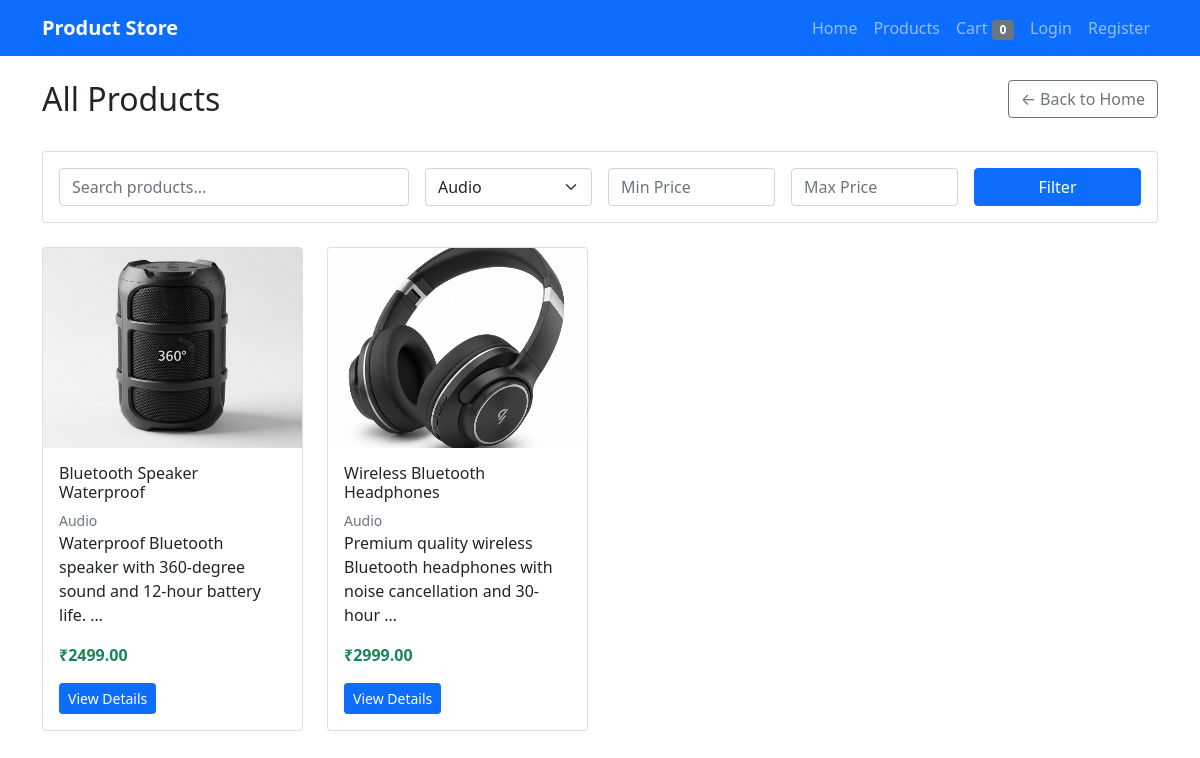
/products/?category=audio, run on the app's committed database.
### products/models.py (models this page shows, shortened)
class Product(models.Model):
    name = models.CharField(max_length=200)
    slug = models.SlugField(max_length=200, unique=True)
    description = models.TextField()
    price = models.DecimalField(max_digits=10, decimal_places=2)
    category = models.ForeignKey(Category, on_delete=models.CASCADE, related_name='products', null=True, blank=True)
    image = models.ImageField(upload_to='products/', blank=True, null=True)
    created_at = models.DateTimeField(auto_now_add=True)
    updated_at = models.DateTimeField(auto_now=True)
    class Meta:
        ordering = ['name']

class Category(models.Model):
    name = models.CharField(max_length=100)
    slug = models.SlugField(max_length=100, unique=True)
    description = models.TextField(blank=True)
    created_at = models.DateTimeField(auto_now_add=True)
    class Meta:
        verbose_name_plural = 'Categories'
        ordering = ['name']

### products/views.py (the view)
# urls.py: path('products/', views.product_list, name='product_list'),
def product_list(request):
    products = Product.objects.select_related('category').all()
    categories = Category.objects.all()
    search_query = request.GET.get('search', '')
    if search_query:
        products = products.filter(
            Q(name__icontains=search_query) |
            Q(description__icontains=search_query)
        )
    category_slug = request.GET.get('category', '')
    selected_category = None
    if category_slug:
        try:
            selected_category = Category.objects.get(slug=category_slug)
            products = products.filter(category=selected_category)
        except Category.DoesNotExist:
            pass
    min_price = request.GET.get('min_price', '')
    max_price = request.GET.get('max_price', '')
    if min_price:
        try:
            products = products.filter(price__gte=float(min_price))
        except ValueError:
            pass
    if max_price:
        try:
            products = products.filter(price__lte=float(max_price))
        except ValueError:
            pass
    paginator = Paginator(products, 8)  # Show 8 products per page
    page_number = request.GET.get('page')
    page_obj = paginator.get_page(page_number)
    context = {
        'page_obj': page_obj,
        'categories': categories,
        'selected_category': selected_category,
        'search_query': search_query,
        'min_price': min_price,
        'max_price': max_price,
    }
    return render(request, 'products/product_list.html', context)

### products/templates/products/product_list.html (shortened to what this page needs)
{% extends 'products/base.html' %}
{% block content %}
<div class="row mb-4">
    <div class="col-md-8">
        <h2>All Products</h2>
    </div>
    <div class="col-md-4 text-end">
        <a href="{% url 'home' %}" class="btn btn-outline-secondary">← Back to Home</a>
    </div>
</div>
<div class="row mb-4">
    <div class="col-12">
        <div class="card">
            <div class="card-body">
                <form method="get" class="row g-3">
                    <div class="col-md-4">
                        <input type="text" class="form-control" name="search" placeholder="Search products..." value="{{ search_query }}">
                    </div>
                    <div class="col-md-2">
                        <select name="category" class="form-select">
                            {% for category in categories %}
                                <option value="{{ category.slug }}" {% if selected_category.slug == category.slug %}selected{% endif %}>
                                    {{ category.name }}
                                </option>
                            {% endfor %}
                        </select>
                    </div>
                    <div class="col-md-2">
                        <input type="number" class="form-control" name="min_price" placeholder="Min Price" value="{{ min_price }}">
                    </div>
                    <div class="col-md-2">
                        <input type="number" class="form-control" name="max_price" placeholder="Max Price" value="{{ max_price }}">
                    </div>
                    <div class="col-md-2">
                        <button type="submit" class="btn btn-primary w-100">Filter</button>
                    </div>
                </form>
            </div>
        </div>
    </div>
</div>
{% if page_obj %}
    <div class="row">
        {% for product in page_obj %}
        <div class="col-md-3 mb-4">
            <div class="card h-100">
                {% if product.image %}
                    <img src="{{ product.image.url }}" class="card-img-top" alt="{{ product.name }}">
                {% else %}
                    <div class="card-img-top bg-light d-flex align-items-center justify-content-center">
                        <span class="text-muted">No Image</span>
                    </div>
                {% endif %}
                <div class="card-body d-flex flex-column">
                    <h6 class="card-title">{{ product.name }}</h6>
                    {% if product.category %}
                        <small class="text-muted">{{ product.category.name }}</small>
                    {% endif %}
                    <p class="card-text">{{ product.description|truncatewords:10 }}</p>
                    <div class="mt-auto">
                        <p class="card-text"><strong class="text-success">₹{{ product.price }}</strong></p>
                        <a href="{% url 'product_detail' product.slug %}" class="btn btn-primary btn-sm">View Details</a>
                    </div>
                </div>
            </div>
        </div>
        {% endfor %}
    </div>
{% endif %}
{% endblock %}

### products/templates/products/base.html (style rules this page uses)
.card-img-top { height: 200px; object-fit: cover; }

### data on the page
Product: image (picture), name "Bluetooth Speaker Waterproof", category.name "Audio", description "Waterproof Bluetooth speaker with 360-degree sound and 12-hour battery life. …", price "2499.00"
Product: image (picture), name "Wireless Bluetooth Headphones", category.name "Audio", description "Premium quality wireless Bluetooth headphones with noise cancellation and 30-hour …", price "2999.00"

### other printed values
{{ request.session.cart|length|default:0 }} "0"
form field category "Audio"
